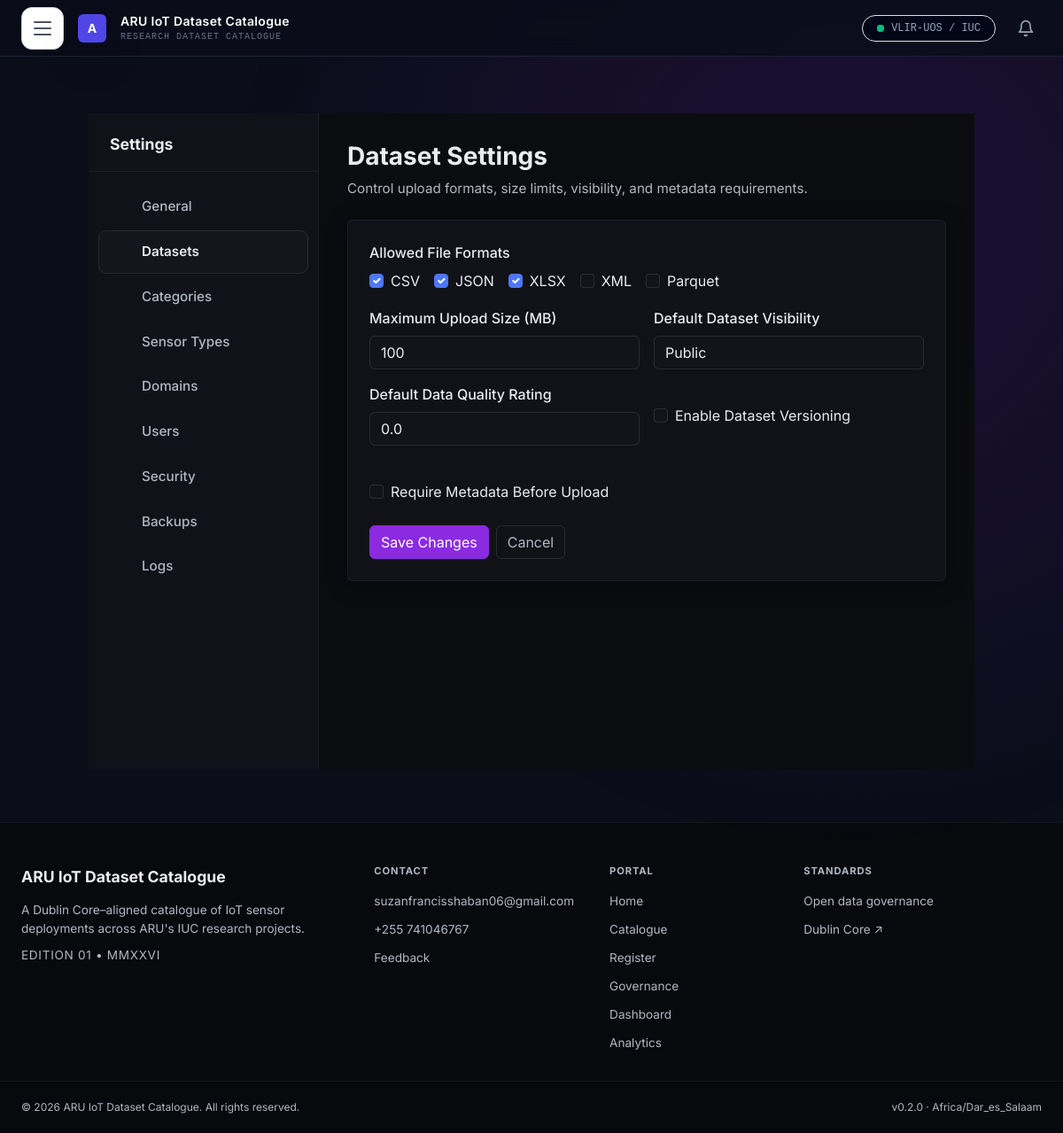
Page /portal-admin/settings/dataset/ (signed in) on the committed database.
### catalogue/models.py (models this page shows, shortened)
class SystemSetting(models.Model):
    SETTING_TYPE_CHOICES = [
        ('text', 'Text'),
        ('number', 'Number'),
        ('boolean', 'Boolean'),
        ('email', 'Email'),
        ('url', 'URL'),
        ('choice', 'Choice'),
        ('file', 'File'),
    ]
    key = models.CharField(max_length=100, unique=True)
    value = models.TextField(blank=True)
    setting_type = models.CharField(max_length=20, choices=SETTING_TYPE_CHOICES, default='text')
    category = models.CharField(max_length=50, blank=True)
    description = models.TextField(blank=True)
    is_required = models.BooleanField(default=False)
    updated_at = models.DateTimeField(auto_now=True)
    class Meta:
        ordering = ['category', 'key']

### catalogue/views.py (the view)
    def wrapper(request, *args, **kwargs):
        if not request.user.is_authenticated:
            return redirect('login')
        if not (request.user.is_staff or request.user.is_superuser or getattr(request.user, 'role', None) == 'Admin'):
            return render(request, '403.html', status=403)
        return view_func(request, *args, **kwargs)

### catalogue/views.py (called while the page is built)
def admin_required(view_func):
    def wrapper(request, *args, **kwargs):
        if not request.user.is_authenticated:
            return redirect('login')
        if not (request.user.is_staff or request.user.is_superuser or getattr(request.user, 'role', None) == 'Admin'):
            return render(request, '403.html', status=403)
        return view_func(request, *args, **kwargs)
    return wrapper

### iot_portal/context_processors.py (called while the page is built)
def user_timezone_auto_detected(request):
    auto_detected = False
    if request.user.is_authenticated:
        try:
            auto_detected = getattr(request.user.profile, 'time_zone_auto_detected', False)
        except Exception:
            auto_detected = False
    return {
        'user_timezone_auto_detected': auto_detected,
    }

def general_settings(request):
    from catalogue.models import SystemSetting
    settings_qs = SystemSetting.objects.filter(category='general')
    settings_map = {s.key: s.value for s in settings_qs}
    return {
        'general_settings': settings_map,
    }

### catalogue/templates/settings/dataset.html (shortened to what this page needs)
{% extends 'settings/base.html' %}
{% block settings_content %}
<div class="settings-page">
    <div class="settings-page-header">
        <h1 class="settings-page-title">Dataset Settings</h1>
        <p class="settings-page-desc">Control upload formats, size limits, visibility, and metadata requirements.</p>
    </div>
    <div class="card" style="max-width: 800px;">
        <div class="card-body">
            <form method="post">
                <div class="mb-3">
                    <label class="form-label">Allowed File Formats</label>
                    <div class="d-flex flex-wrap gap-3">
                        {% for choice in form.allowed_file_formats %}
                        <div class="form-check">
                            {{ choice.tag }}
                            <label class="form-check-label">{{ choice.choice_label }}</label>
                        </div>
                        {% endfor %}
                    </div>
                </div>
                <div class="row g-3">
                    <div class="col-md-6">
                        <label class="form-label">Maximum Upload Size (MB)</label>
                        {{ form.max_upload_size_mb }}
                    </div>
                    <div class="col-md-6">
                        <label class="form-label">Default Dataset Visibility</label>
                        {{ form.default_visibility }}
                    </div>
                    <div class="col-md-6">
                        <label class="form-label">Default Data Quality Rating</label>
                        {{ form.default_quality_rating }}
                    </div>
                    <div class="col-md-6">
                        <div class="form-check mt-4">
                            {{ form.enable_versioning }}
                            <label class="form-check-label">Enable Dataset Versioning</label>
                        </div>
                    </div>
                    <div class="col-md-6">
                        <div class="form-check mt-4">
                            {{ form.require_metadata_before_upload }}
                            <label class="form-check-label">Require Metadata Before Upload</label>
                        </div>
                    </div>
                </div>
                <div class="mt-4 d-flex gap-2">
                    <button type="submit" class="btn btn-primary">Save Changes</button>
                    <a href="{% url 'admin_settings' %}" class="btn btn-outline-secondary">Cancel</a>
                </div>
            </form>
        </div>
    </div>
</div>
{% endblock %}

### catalogue/templates/base.html (shortened to what this page needs)
{% load static socialaccount i18n humanize %}
<!DOCTYPE html>
<html lang="en" data-theme="{{ current_theme }}">
<head>
    <script src="https://cdn.tailwindcss.com"></script>
    <link rel="stylesheet" href="{% static 'css/style.css' %}?v=20260718">
    <link rel="stylesheet" href="{% static 'css/theme.css' %}?v=20260718">
    {% block extra_head %}{% endblock %}
</head>
<body class="bg-midnight-950 text-slate-300 font-sans antialiased">
    <nav class="flex justify-between items-center h-16 px-6 bg-midnight-950/80 backdrop-blur-md border-b border-slate-800/80 sticky top-0 z-50">
        <div class="flex items-center gap-3">
            <button id="hamburger-btn" aria-label="Toggle Navigation" class="hamburger-btn">
                <span class="hamburger-line"></span>
                <span class="hamburger-line"></span>
                <span class="hamburger-line"></span>
            </button>
            <div class="w-8 h-8 bg-indigo-600 rounded-md flex items-center justify-center text-white font-bold text-sm shadow-lg shadow-indigo-500/20">A</div>
            <div>
                <div class="text-white font-semibold text-sm tracking-wide">ARU IoT Dataset Catalogue</div>
                <div class="text-[10px] text-slate-500 font-mono tracking-widest uppercase">Research Dataset Catalogue</div>
            </div>
        </div>
        <div class="flex items-center gap-3">
            <span class="text-xs text-slate-400 font-mono bg-slate-950 px-3 py-1.5 rounded-full border border-slate-800 flex items-center gap-2">
                <span class="relative flex h-2 w-2">
                    <span class="relative inline-flex rounded-full h-2 w-2 bg-emerald-500"></span>
                </span>
                VLIR-UOS / IUC
            </span>
            {% if user.is_authenticated %}
            <div class="relative">
                <button id="notification-bell-btn" aria-label="Notifications" class="relative p-2 text-slate-400 hover:text-white transition-colors">
                    <svg width="20" height="20" viewBox="0 0 24 24" fill="none" stroke="currentColor" stroke-width="2" stroke-linecap="round" stroke-linejoin="round">
                        <path d="M6 8a6 6 0 0 1 12 0c0 7 3 9 3 9H3s3-2 3-9"></path>
                        <path d="M10.3 21a1.94 1.94 0 0 0 3.4 0"></path>
                    </svg>
                </button>
            </div>
            {% endif %}
        </div>
    </nav>
    <div class="container">
        {% block content %}
        {% endblock %}
    </div>
    <footer class="site-footer">
        <div class="footer-container">
            <div class="footer-col">
                <div class="footer-brand">{{ general_settings.portal_name|default:'ARU IoT Dataset Catalogue' }}</div>
                <p class="footer-desc">A Dublin Core–aligned catalogue of IoT sensor deployments across {{ general_settings.institution_name|default:"ARU" }}'s IUC research projects.</p>
                <p class="footer-edition">EDITION 01 • MMXXVI</p>
            </div>
            <div class="footer-col">
                <h4 class="footer-heading">{% trans 'Contact' %}</h4>
                <ul>
                    {% if general_settings.contact_email %}
                    <li><a href="mailto:{{ general_settings.contact_email }}">{{ general_settings.contact_email }}</a></li>
                    {% endif %}
                    {% if general_settings.contact_phone %}
                    <li><a href="tel:{{ general_settings.contact_phone }}">{{ general_settings.contact_phone }}</a></li>
                    {% endif %}
                    <li><a href="{% url 'feedback' %}">{% trans 'Feedback' %}</a></li>
                </ul>
            </div>
            <div class="footer-col">
                <h4 class="footer-heading">{% trans 'Portal' %}</h4>
                <ul>
                    <li><a href="{% url 'home' %}">{% trans 'Home' %}</a></li>
                    <li><a href="{% url 'browse_catalogue' %}">{% trans 'Catalogue' %}</a></li>
                    <li><a href="{% url 'register_dataset' %}">{% trans 'Register' %}</a></li>
                    <li><a href="{% url 'governance_policy' %}">{% trans 'Governance' %}</a></li>
                    {% if user.is_authenticated %}
                        {% if user.is_staff or user.is_superuser or user.role == 'Admin' %}
                        <li><a href="{% url 'admin_dashboard' %}">{% trans 'Dashboard' %}</a></li>
                        <li><a href="{% url 'admin_analytics_dashboard' %}">{% trans 'Analytics' %}</a></li>
                        {% endif %}
                    {% endif %}
                </ul>
            </div>
            <div class="footer-col">
                <h4 class="footer-heading">{% trans 'Standards' %}</h4>
                <ul>
                <li><a href="{% url 'governance_policy' %}">Open data governance</a></li>
                <li><a href="https://dublincore.org" target="_blank" rel="noopener">Dublin Core ↗</a></li>
                </ul>
            </div>
        </div>
        <div class="footer-bottom">
            <span>© 2026 {{ general_settings.institution_name|default:'ARU' }} IoT Dataset Catalogue. All rights reserved.</span>
            <span>v0.2.0 · {{ general_settings.time_zone|default:'Africa/Dar_es_Salaam' }}</span>
        </div>
    </footer>
</body>
</html>

### catalogue/static/css/style.css (style rules this page uses)
:root { --bg-deep: #0b0c10; --bg-surface: rgba(20, 22, 30, 0.65); --bg-surface-solid: #14161e; --border-glass: rgba(255, 255, 255, 0.05); --border-glass-strong: rgba(255, 255, 255, 0.1); --accent-purple: #8A2BE2; --accent-purple-soft: rgba(138, 43, 226, 0.15); --accent-cyan: #4D77FF; --accent-cyan-soft: rgba(77, 119, 255, 0.12); --accent-mint: #00ff9d; --accent-mint-soft: rgba(0, 255, 157, 0.12); --accent-red: #ff4d4d; --accent-gold: #ffc107; --text-primary: #e5e5e5; --text-secondary: #8f94a6; --text-muted: #5a5f70; --font-sans: 'Inter', system-ui, -apple-system, BlinkMacSystemFont, sans-serif; --font-mono: ui-monospace, SFMono-Regular, Menlo, Monaco, Consolas, monospace; --radius: 4px; --radius-pill: 9999px; }
* { margin: 0; padding: 0; box-sizing: border-box; }
html { scroll-behavior: smooth; }
body { font-family: var(--font-sans); background-color: var(--bg-deep); color: var(--text-primary); min-height: 100vh; line-height: 1.6; -webkit-font-smoothing: antialiased; position: relative; }
body::before { content: ''; position: fixed; top: 0; left: 0; width: 100%; height: 100%; background: radial-gradient(circle at 80% 20%, rgba(138, 43, 226, 0.15), transparent 50%); pointer-events: none; z-index: 0; }
a { color: var(--accent-cyan); text-decoration: none; transition: color 0.2s ease; }
.container { position: relative; z-index: 1; max-width: 1400px; margin: 0 auto; padding: 0 24px; }
.btn { display: inline-flex; align-items: center; justify-content: center; gap: 8px; padding: 10px 20px; border-radius: var(--radius); font-weight: 600; font-size: 0.875rem; cursor: pointer; border: none; font-family: var(--font-sans); transition: all 0.2s ease; }
.btn-primary { background: var(--accent-purple); color: #ffffff; }
.form-control { width: 100%; padding: 12px 14px; background: rgba(11, 12, 16, 0.5); border: 1px solid rgba(255, 255, 255, 0.08); border-radius: var(--radius); color: var(--text-primary); font-family: var(--font-sans); font-size: 0.9rem; outline: none; transition: border-color 0.2s ease; }
.form-control::placeholder { color: var(--text-muted); }
.site-footer { background: #08090d; border-top: 1px solid var(--border-glass); padding: 48px 0 0; margin-top: 60px; }
.footer-container { max-width: 1400px; margin: 0 auto; padding: 0 24px; display: grid; grid-template-columns: 2fr 1fr 1fr 1.5fr; gap: 40px; }
.footer-col { display: flex; flex-direction: column; gap: 10px; }
.footer-brand { font-size: 1.1rem; font-weight: 700; color: var(--text-primary); margin-bottom: 4px; }
.footer-desc { font-size: 0.85rem; color: var(--text-secondary); line-height: 1.6; }
.footer-edition { font-size: 0.75rem; color: var(--text-muted); letter-spacing: 0.05em; margin-top: 8px; }
.footer-heading { font-size: 0.7rem; font-weight: 700; text-transform: uppercase; letter-spacing: 0.08em; color: var(--text-secondary); margin-bottom: 4px; }
.footer-col ul { list-style: none; padding: 0; margin: 0; display: flex; flex-direction: column; gap: 8px; }
.footer-col a { color: var(--text-secondary); font-size: 0.85rem; text-decoration: none; transition: color 0.2s ease; }
.footer-col p { font-size: 0.85rem; color: var(--text-secondary); margin: 0; line-height: 1.5; }
.footer-bottom { max-width: 1400px; margin: 0 auto; padding: 20px 24px; border-top: 1px solid var(--border-glass); display: flex; justify-content: space-between; font-size: 0.75rem; color: var(--text-muted); margin-top: 32px; }
.hamburger-btn { width: 48px; height: 48px; border-radius: 12px; border: 1px solid #D1D5DB; background: #FFFFFF; box-shadow: 0 2px 8px rgba(0, 0, 0, 0.08); cursor: pointer; display: flex; flex-direction: column; align-items: center; justify-content: center; gap: 5px; padding: 0; transition: all 0.3s ease; flex-shrink: 0; }
.hamburger-line { display: block; width: 20px; height: 2px; background: #4B5563; border-radius: 2px; transition: all 0.3s ease; transform-origin: center; }

### rows in the picture
SystemSetting: portal_name "ARU IoT Dataset Catalogue"
SystemSetting: institution_name "ARU"
SystemSetting: contact_email "suzanfrancisshaban06@gmail.com"
SystemSetting: contact_phone "+255 741046767"
SystemSetting: time_zone "Africa/Dar_es_Salaam"

### other values in the picture
{{ choice.choice_label }} "CSV" "JSON" "XLSX" "XML" "Parquet"
